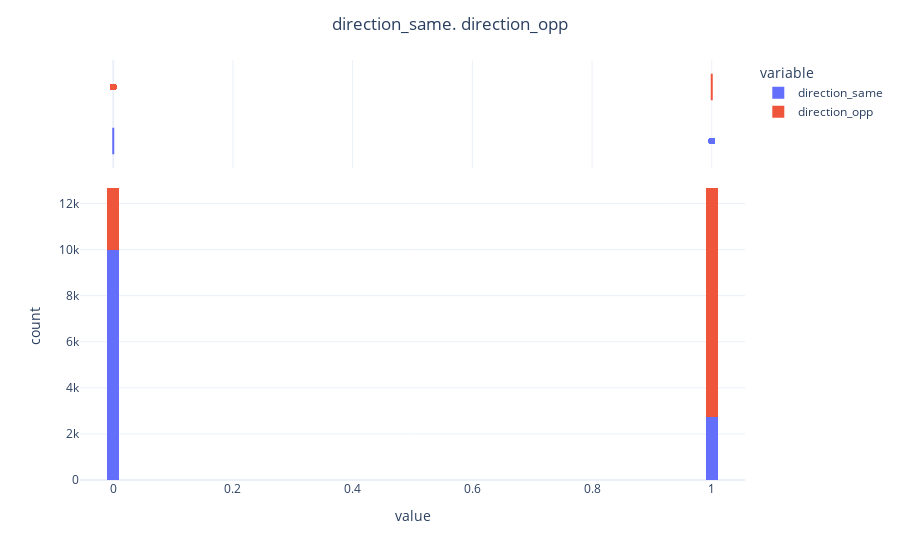

Notebook source saved alongside this figure:
### Code cell
fig = px.histogram(data_frame =data_transformation2, 
                   x=["direction_same","direction_opp"],
                   width=1000,
                   marginal="box",
                   nbins= 100,
                   template="plotly_white"
                )

fig.update_layout(title = "direction_same. direction_opp" , title_x = 0.5)
fig.show()

### Figure 1 — Plotly figure (JSON) as saved in the notebook; plotly's stock layout.template omitted (floating-point values rounded to 4 significant figures; data arrays with more than 128 entries replaced by an {"elided": "..."} marker saying what was removed)
{"data": [{"alignmentgroup": "True", "bingroup": "x", "hovertemplate": "variable=direction_same<br>value=%{x}<br>count=%{y}<extra></extra>", "legendgroup": "direction_same", "marker": {"color": "#636efa", "pattern": {"shape": ""}}, "name": "direction_same", "nbinsx": 100, "offsetgroup": "direction_same", "orientation": "v", "showlegend": true, "type": "histogram", "x": {"elided": "12684 int values"}, "xaxis": "x", "yaxis": "y"}, {"alignmentgroup": "True", "hovertemplate": "variable=direction_same<br>value=%{x}<extra></extra>", "legendgroup": "direction_same", "marker": {"color": "#636efa"}, "name": "direction_same", "notched": true, "offsetgroup": "direction_same", "showlegend": false, "type": "box", "x": {"elided": "12684 int values"}, "xaxis": "x2", "yaxis": "y2"}, {"alignmentgroup": "True", "bingroup": "x", "hovertemplate": "variable=direction_opp<br>value=%{x}<br>count=%{y}<extra></extra>", "legendgroup": "direction_opp", "marker": {"color": "#EF553B", "pattern": {"shape": ""}}, "name": "direction_opp", "nbinsx": 100, "offsetgroup": "direction_opp", "orientation": "v", "showlegend": true, "type": "histogram", "x": {"elided": "12684 int values"}, "xaxis": "x", "yaxis": "y"}, {"alignmentgroup": "True", "hovertemplate": "variable=direction_opp<br>value=%{x}<extra></extra>", "legendgroup": "direction_opp", "marker": {"color": "#EF553B"}, "name": "direction_opp", "notched": true, "offsetgroup": "direction_opp", "showlegend": false, "type": "box", "x": {"elided": "12684 int values"}, "xaxis": "x2", "yaxis": "y2"}], "layout": {"autosize": true, "barmode": "relative", "legend": {"title": {"text": "variable"}, "tracegroupgap": 0}, "margin": {"t": 60}, "title": {"text": "direction_same. direction_opp", "x": 0.5}, "xaxis": {"anchor": "y", "autorange": true, "domain": [0, 1], "range": [-0.05556, 1.056], "title": {"text": "value"}, "type": "linear"}, "xaxis2": {"anchor": "y2", "autorange": true, "domain": [0, 1], "matches": "x", "range": [-0.05556, 1.056], "showgrid": true, "showticklabels": false, "type": "linear"}, "yaxis": {"anchor": "x", "autorange": true, "domain": [0, 0.7326], "range": [0, 13350.0], "title": {"text": "count"}}, "yaxis2": {"anchor": "x2", "autorange": true, "domain": [0.7426, 1], "matches": "y2", "range": [-0.5, 1.5], "showgrid": false, "showline": false, "showticklabels": false, "ticks": "", "type": "category"}}}
